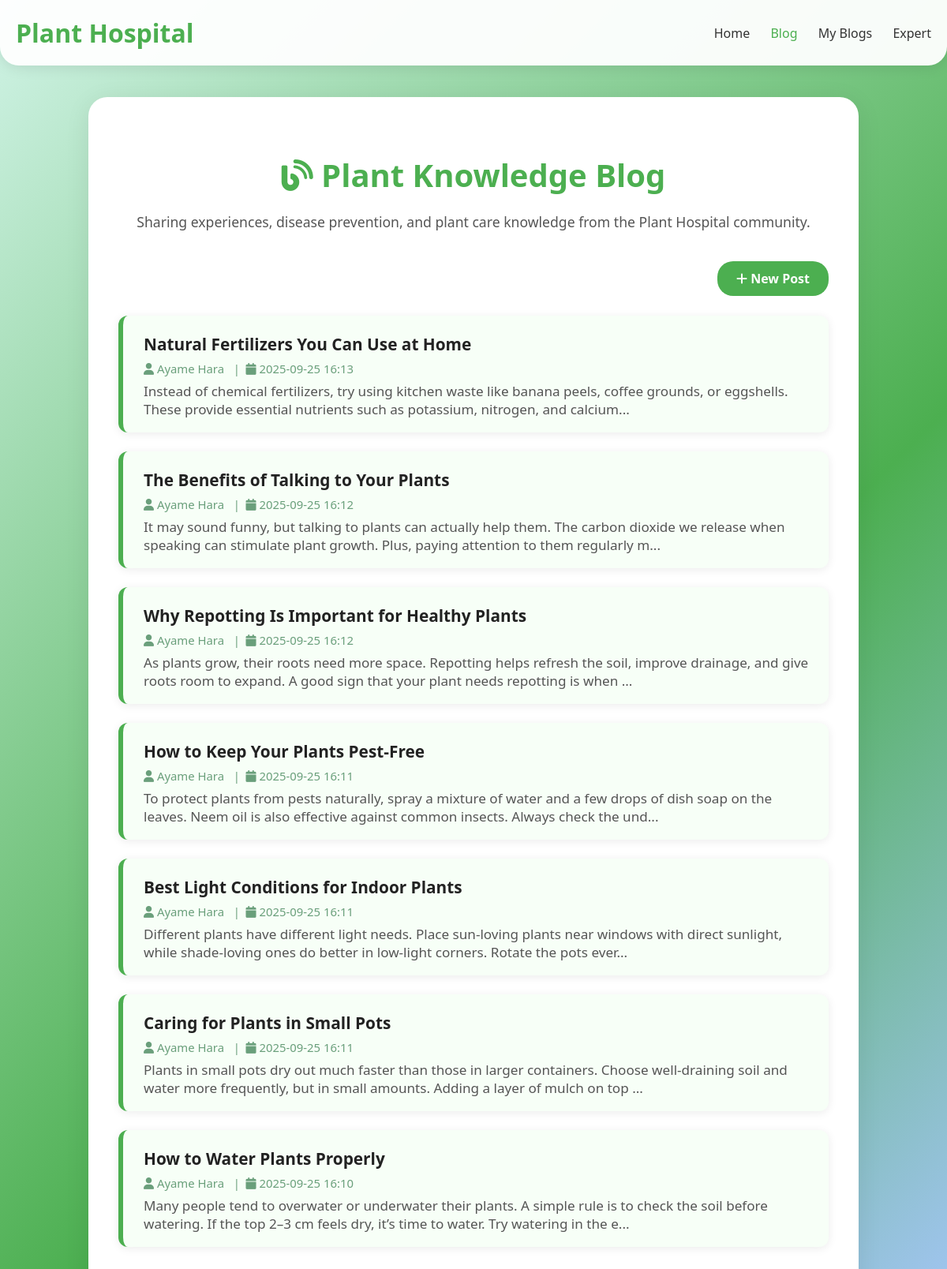
Screenshot of /blog/ with the database file from the repository.
### tables this page shows
CREATE TABLE post (
  id INTEGER PRIMARY KEY AUTOINCREMENT,
  author_id INTEGER NOT NULL,
  created TIMESTAMP NOT NULL DEFAULT CURRENT_TIMESTAMP,
  title TEXT NOT NULL,
  body TEXT NOT NULL,
  FOREIGN KEY (author_id) REFERENCES user (id)
);

CREATE TABLE user (
  id INTEGER PRIMARY KEY AUTOINCREMENT,
  username TEXT UNIQUE NOT NULL,
  email TEXT UNIQUE NOT NULL,
  password TEXT NOT NULL,
  created_at TIMESTAMP NOT NULL DEFAULT CURRENT_TIMESTAMP
);

### flaskr/blog.py (the view)
@bp.route('/')
def index():
    db = get_db()
    posts = db.execute(
        'SELECT p.id, title, body, created, username'
        ' FROM post p JOIN user u ON p.author_id = u.id'
        ' ORDER BY created DESC'
    ).fetchall()
    return render_template('blog/home.html', posts=posts)

### flaskr/auth.py (called while the page is built)
@bp.before_app_request
def load_logged_in_user():
    user_id = session.get('user_id')
    if user_id is None:
        g.user = None
    else:
        g.user = get_db().execute(
            'SELECT * FROM user WHERE id = ?', (user_id,)
        ).fetchone()

### flaskr/db.py (called while the page is built)
def get_db():
    if 'db' not in g:
        g.db = sqlite3.connect(
            current_app.config['DATABASE'],
            detect_types=sqlite3.PARSE_DECLTYPES
        )
        g.db.row_factory = sqlite3.Row
    return g.db

### flaskr/templates/blog/home.html (shortened to what this page needs)
<!DOCTYPE html>
<html lang="en">
  <head>
    <link
      rel="stylesheet"
      href="https://cdnjs.cloudflare.com/ajax/libs/font-awesome/6.0.0-beta3/css/all.min.css"
    />
  </head>
  <body>
    <header class="blog-header">
      <div class="container">
        <div class="logo">
          <h1>Plant Hospital</h1>
        </div>
        <nav class="blog-nav">
          <a href="{{ url_for('home') }}">Home</a>
          <a href="{{ url_for('blog.index') }}" class="active">Blog</a>
          <a href="{{ url_for('blog.my_blogs') }}">My Blogs</a>
          <a href="{{ url_for('expert_consultation') }}">Expert</a>
        </nav>
      </div>
    </header>
    <div class="main-content">
      <h2 class="blog-title">
        <i class="fas fa-blog"></i> Plant Knowledge Blog
      </h2>
      <div class="blog-desc">
        Sharing experiences, disease prevention, and plant care knowledge from
        the Plant Hospital community.
      </div>
      <div class="blog-actions">
        <a href="{{ url_for('blog.create') }}" class="btn-create">
          <i class="fas fa-plus"></i> New Post
        </a>
      </div>
      {% if posts and posts|length > 0 %}
      <ul class="blog-list">
        {% for post in posts %}
        <li class="blog-post-item">
          <a
            href="{{ url_for('blog.detail', id=post['id']) }}"
            class="blog-post-title"
            >{{ post['title'] }}</a
          >
          <div class="blog-meta">
            <i class="fas fa-user"></i> {{ post['username'] }}
            &nbsp;&nbsp;|&nbsp; <i class="fas fa-calendar"></i> {{
            post['created'].strftime('%Y-%m-%d %H:%M') if post['created'] }}
          </div>
          <div class="blog-body-preview">
            {{ post['body'][:180] }}{% if post['body']|length > 180 %}...{%
            endif %}
          </div>
        </li>
        {% endfor %}
      </ul>
      {% else %}
      <div class="no-posts">
        <i class="fas fa-seedling" style="font-size: 2.1rem; color: #4caf50"></i
        ><br />
        No blog posts yet. Be the first to share your knowledge!
      </div>
      {% endif %}
    </div>
  </body>
</html>

### flaskr/templates/blog/home.html (style rules this page uses)
body { font-family: "Segoe UI", Tahoma, Geneva, Verdana, sans-serif; background: linear-gradient( 135deg, #d0f3e6 0%, #4caf50 60%, #a2c5f4 100% ); min-height: 100vh; margin: 0; color: #333; }
.blog-header { background: rgba(255, 255, 255, 0.95); padding: 20px 0; box-shadow: 0 2px 18px rgba(0, 0, 0, 0.1); border-radius: 0 0 24px 24px; position: sticky; top: 0; z-index: 100; }
.blog-header .container { display: flex; justify-content: space-between; align-items: center; max-width: 1200px; margin: 0 auto; padding: 0 20px; }
.logo h1 { color: #4caf50; font-size: 2rem; font-weight: 700; margin: 0; }
.blog-nav a { color: #333; text-decoration: none; margin-left: 22px; font-weight: 500; transition: color 0.2s; }
.blog-nav a.active, .blog-nav a:hover { color: #4caf50; }
.main-content { max-width: 900px; margin: 40px auto 0 auto; background: white; border-radius: 24px; box-shadow: 0 6px 32px rgba(0, 0, 0, 0.08); padding: 38px 38px 60px 38px; }
.blog-title { text-align: center; color: #4caf50; font-size: 2.5rem; font-weight: 700; margin-bottom: 20px; }
.blog-desc { text-align: center; color: #555; margin-bottom: 38px; font-size: 1.1rem; }
.blog-actions { text-align: right; margin-bottom: 25px; }
.btn-create { background: #4caf50; color: white; border: none; border-radius: 20px; padding: 11px 24px; font-weight: 600; font-size: 1rem; cursor: pointer; transition: background 0.22s; text-decoration: none; display: inline-block; }
.blog-list { margin-top: 0; padding: 0; list-style: none; }
.blog-post-item { background: #f7fff7; border-left: 6px solid #4caf50; border-radius: 12px; margin-bottom: 24px; padding: 22px 24px 18px 26px; box-shadow: 0 2px 12px rgba(0, 0, 0, 0.08); transition: box-shadow 0.2s; position: relative; }
.blog-post-title { font-size: 1.3rem; font-weight: 600; color: #222; margin-bottom: 7px; text-decoration: none; display: block; transition: color 0.2s; }
.blog-meta { font-size: 0.93rem; color: #6a9f7b; margin-bottom: 7px; }
.blog-body-preview { color: #555; margin-bottom: 0; font-size: 1.07rem; display: -webkit-box; -webkit-line-clamp: 2; -webkit-box-orient: vertical; overflow: hidden; }

### rows the page displays
post: title "Natural Fertilizers You Can Use at Home", username "Ayame Hara", created "2025-09-25 16:13", body "Instead of chemical fertilizers, try using kitchen waste like banana peels, coffee grounds, or eggshells. These provide essential nutrients such as potassium, nitrogen, and calcium"
post: title "The Benefits of Talking to Your Plants", username "Ayame Hara", created "2025-09-25 16:12", body "It may sound funny, but talking to plants can actually help them. The carbon dioxide we release when speaking can stimulate plant growth. Plus, paying attention to them regularly m"
post: title "Why Repotting Is Important for Healthy Plants", username "Ayame Hara", created "2025-09-25 16:12", body "As plants grow, their roots need more space. Repotting helps refresh the soil, improve drainage, and give roots room to expand. A good sign that your plant needs repotting is when"
post: title "How to Keep Your Plants Pest-Free", username "Ayame Hara", created "2025-09-25 16:11", body "To protect plants from pests naturally, spray a mixture of water and a few drops of dish soap on the leaves. Neem oil is also effective against common insects. Always check the und"
post: title "Best Light Conditions for Indoor Plants", username "Ayame Hara", created "2025-09-25 16:11", body "Different plants have different light needs. Place sun-loving plants near windows with direct sunlight, while shade-loving ones do better in low-light corners. Rotate the pots ever"
post: title "Caring for Plants in Small Pots", username "Ayame Hara", created "2025-09-25 16:11", body "Plants in small pots dry out much faster than those in larger containers. Choose well-draining soil and water more frequently, but in small amounts. Adding a layer of mulch on top"
post: title "How to Water Plants Properly", username "Ayame Hara", created "2025-09-25 16:10", body "Many people tend to overwater or underwater their plants. A simple rule is to check the soil before watering. If the top 2–3 cm feels dry, it’s time to water. Try watering in the e"
